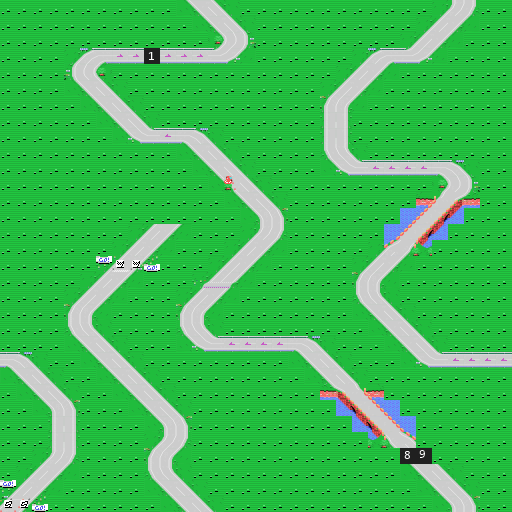

This is a level from a 2D game, rendered from its Tiled map with the project's own tilesets. A one-line summary and the complete map file follow:
An orthogonal 32x32 tile map with 16x16 px tiles, 1 tile layer (Capa de Patrones 1), 2 tilesets and 1 object.

<map version="1.0" orientation="orthogonal" width="32" height="32" tilewidth="16" tileheight="16">
 <tileset firstgid="1" name="tileset" tilewidth="16" tileheight="16">
  <image source="tileset.png" width="128" height="416" />
 </tileset>
 <tileset firstgid="209" name="spr_events" tilewidth="16" tileheight="16">
  <image source="spr_events.png" width="128" height="192" />
 </tileset>
 <layer name="Capa de Patrones 1" width="32" height="32">
  <data encoding="csv">
81,81,81,81,81,81,81,81,81,81,81,109,110,111,112,81,81,81,81,81,81,81,81,81,81,81,81,1,121,122,81,81,
81,81,81,81,81,81,81,81,81,81,81,81,109,110,111,112,81,81,81,81,81,81,81,81,81,81,1,2,3,4,81,81,
81,81,81,81,81,81,81,81,81,81,81,81,81,137,138,139,81,81,81,81,81,81,81,81,81,1,2,3,4,81,81,81,
81,81,81,81,1,7,8,5,5,68,5,5,5,129,130,4,81,81,81,81,81,81,1,7,8,129,130,4,81,81,81,81,
81,81,81,81,38,39,40,81,81,81,81,81,81,81,81,81,81,81,81,81,81,1,2,3,4,81,81,81,81,81,81,81,
81,81,81,81,109,110,111,112,81,81,81,81,81,81,81,81,81,81,81,81,1,2,3,4,81,81,81,81,81,81,81,81,
81,81,81,81,81,109,110,111,112,81,81,81,81,81,81,81,81,81,81,81,15,16,4,81,81,81,81,81,81,81,81,81,
81,81,81,81,81,81,109,110,111,112,81,81,81,81,81,81,81,81,81,81,14,115,81,81,81,81,81,81,81,81,81,81,
81,81,81,81,81,81,81,109,31,32,108,105,106,112,81,81,81,81,81,81,14,115,81,81,81,81,81,81,81,81,81,81,
81,81,81,81,81,81,81,81,81,81,81,109,110,111,112,81,81,81,81,81,23,24,112,81,81,81,81,81,81,81,81,81,
81,81,81,81,81,81,81,81,81,81,81,81,109,110,111,112,81,81,81,81,109,31,32,108,108,108,108,105,106,112,81,81,
81,81,81,81,81,81,81,81,81,81,81,81,81,109,165,111,112,81,81,81,81,81,81,81,81,81,81,137,138,139,81,81,
81,81,81,81,81,81,81,81,81,81,81,81,81,81,109,110,111,112,81,81,81,81,81,81,81,81,45,46,47,48,81,81,
81,81,81,81,81,81,81,81,81,81,81,81,81,81,81,109,113,114,81,81,81,81,81,81,81,54,55,56,79,81,81,81,
81,81,81,81,81,81,81,81,1,2,3,4,81,81,81,1,121,122,81,81,81,81,81,81,54,55,56,79,81,81,81,81,
81,81,81,81,81,81,81,1,2,3,4,81,81,81,1,2,3,4,81,81,81,81,81,1,52,53,80,81,81,81,81,81,
81,81,81,81,81,81,49,50,51,59,81,81,81,1,2,3,4,81,81,81,81,81,1,2,3,4,81,81,81,81,81,81,
81,81,81,81,81,1,2,3,4,81,81,81,33,34,35,4,81,81,81,81,81,81,15,16,4,81,81,81,81,81,81,81,
81,81,81,81,1,2,3,4,81,81,81,1,2,3,4,81,81,81,81,81,81,81,23,24,112,81,81,81,81,81,81,81,
81,81,81,81,15,16,4,81,81,81,81,15,16,4,81,81,81,81,81,81,81,81,109,110,111,112,81,81,81,81,81,81,
81,81,81,81,23,24,112,81,81,81,81,23,24,112,81,81,81,81,81,81,81,81,81,109,110,111,112,81,81,81,81,81,
81,81,81,81,109,110,111,112,81,81,81,109,31,32,108,108,108,108,105,106,112,81,81,81,109,110,111,112,81,81,81,81,
105,106,112,81,81,109,110,111,112,81,81,81,81,81,81,81,81,81,109,110,111,112,81,81,81,109,31,32,108,108,108,108,
109,110,111,112,81,81,109,110,111,112,81,81,81,81,81,81,81,81,81,109,110,111,112,81,81,81,81,81,81,81,81,81,
81,109,110,111,112,81,81,109,110,111,112,81,81,81,81,81,81,81,81,81,145,146,147,148,81,81,81,81,81,81,81,81,
81,81,109,113,114,81,81,81,109,110,111,112,81,81,81,81,81,81,81,81,81,178,153,154,155,81,81,81,81,81,81,81,
81,81,81,14,115,81,81,81,81,109,113,114,81,81,81,81,81,81,81,81,81,81,178,153,154,155,81,81,81,81,81,81,
81,81,81,14,115,81,81,81,81,1,121,122,81,81,81,81,81,81,81,81,81,81,81,177,156,157,81,81,81,81,81,81,
81,81,1,121,122,81,81,81,81,15,16,4,81,81,81,81,81,81,81,81,81,81,81,81,81,77,78,81,81,81,81,81,
81,1,2,3,4,81,81,81,81,23,24,112,81,81,81,81,81,81,81,81,81,81,81,81,81,109,110,111,112,81,81,81,
49,2,3,4,81,81,81,81,81,109,110,111,112,81,81,81,81,81,81,81,81,81,81,81,81,81,109,110,111,112,81,81,
57,58,59,81,81,81,81,81,81,81,109,110,111,112,81,81,81,81,81,81,81,81,81,81,81,81,81,109,113,114,81,81
</data>
 </layer>
 <objectgroup name="Capa de Objetos 1" width="32" height="32">
  <object gid="209" x="128" y="272" />
 </objectgroup>
</map>
